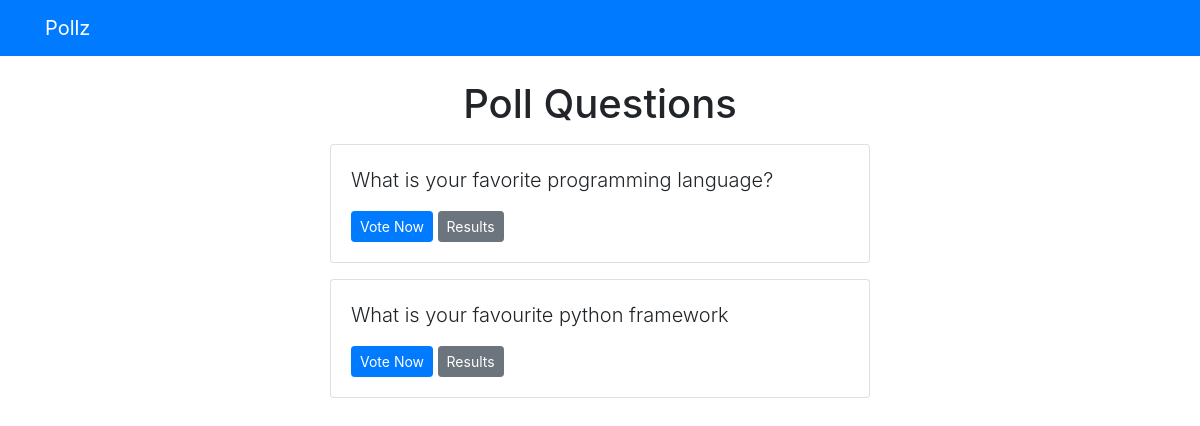
Screenshot of /polls/ with the database file from the repository.
### polls/models.py (models this page shows, shortened)
class Question(models.Model):
    question_text = models.CharField(max_length=200)
    pup_date = models.DateTimeField("date published")

### polls/views.py (the view)
# urls.py: path('', views.index, name='index'),
def index(request):
    latest_question_list = Question.objects.order_by('-pup_date')[:5]
    context = {
        'latest_question_list': latest_question_list #All server side logic is passed here.
    }
    return render(request, 'polls/index.html', context)

### templates/polls/index.html
{% extends 'base.html' %}
{% block content %}
    <h1 class="text-center mb-3">Poll Questions</h1>
    {% if latest_question_list %}
    {% for question in latest_question_list %}
            <div class="card mb-3">
                <div class="card-body">
                    <p class="lead">{{ question.question_text}}</p>
                    <a href="{% url 'polls:detail' question.id %}" class="btn btn-primary btn-sm">Vote Now</a>
                    <a href="{% url 'polls:results' question.id %}" class="btn btn-secondary btn-sm">Results</a>
                </div>
            </div>
        {% endfor %}
    {% else %}
        <p>No polls found </p>
    {% endif %}
{% endblock %}

### rows the page displays
Question: question_text "What is your favorite programming language?"
Question: question_text "What is your favourite python framework"
